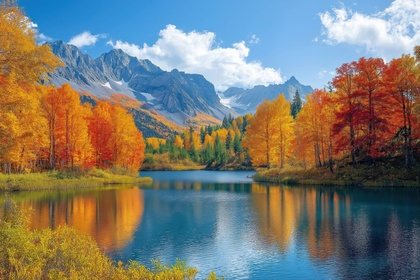
%> input picture Lab1/Histogrameq/LAB1_Histogram.jpeg, 420 x 280 px, shrunk from 2210 x 1473 before the run
$ octave Lab1_Histogram.m   (GNU Octave 9; MATLAB toolbox functions it lacks are replaced by stand-ins)
%> lines starting %> are read from the running program, lines starting %| are printed output that depends on the picture
clc;
clear;
close all;

% Read the image
I = imread("D:\DIP_Images\LAB1_Histogram.jpeg");
%> I is the input picture: size 280x420x3 uint8; mean R, G, B 123.9, 122.4, 114

% Convert RGB image to grayscale if required
if size(I,3) == 3
    I = rgb2gray(I);
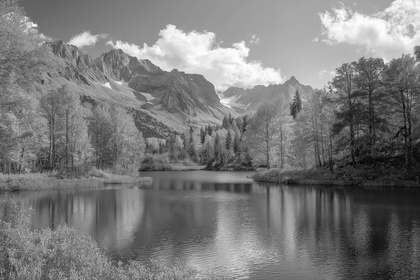
%> I: size 280x420 uint8; min 1, max 255, mean 121.9
end

% Ensure image is uint8
I = im2uint8(I);

% Step 1: Image size and pixel count
[M,N] = size(I);
%> M = 280; N = 420
numPixels = M * N;
%> numPixels = 117600

% Step 2: Calculate Histogram Manually
histCount = zeros(256,1);

for i = 1:M
    for j = 1:N
        intensity = I(i,j);
        histCount(intensity + 1) = histCount(intensity + 1) + 1;
    end
end
%> after the loop, histCount = 256 values, max 1275 at index 114, min 0 at index 1, mean 459.4

% Step 3: Probability Density Function (PDF)
pdf = histCount / numPixels;
%> pdf = 256 values, max 0.0108 at index 114, min 0 at index 1, mean 0.00391

% Step 4: Cumulative Distribution Function (CDF)
cdf = zeros(256,1);
cdf(1) = pdf(1);
for k = 2:256
    cdf(k) = cdf(k-1) + pdf(k);
end
%> after the loop, cdf = 256 values from 0 to 1

% Step 5: Intensity Mapping
L = 256;
mapping = round((L - 1) * cdf);
%> mapping = 256 values from 0 to 255

% Step 6: Apply Mapping to get Equalized Image
I_eq = zeros(M,N,'uint8');

for i = 1:M
    for j = 1:N
        oldVal = I(i,j);
        I_eq(i,j) = mapping(oldVal + 1);
    end
end
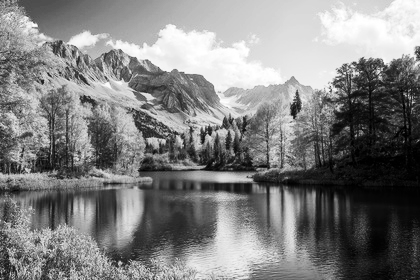
%> I_eq: size 280x420 uint8; min 0, max 255, mean 128.3

% Step 7: Histogram of Equalized Image (Manual)
histEq = zeros(256,1);

for i = 1:M
    for j = 1:N
        val = I_eq(i,j);
        histEq(val + 1) = histEq(val + 1) + 1;
    end
end
%> after the loop, histEq = 256 values, max 1275 at index 114, min 0 at index 42, mean 459.4

% Step 8: Display Results
figure;

subplot(2,2,1);
imshow(I);
title('Original Image');

subplot(2,2,2);
bar(0:255, histCount);
xlim([0 255]);
title('Original Histogram');
xlabel('Intensity');
ylabel('Pixel Count');

subplot(2,2,3);
imshow(I_eq);
title('Histogram Equalized Image');

subplot(2,2,4);
bar(0:255, histEq);
xlim([0 255]);
title('Equalized Histogram');
xlabel('Intensity');
ylabel('Pixel Count');
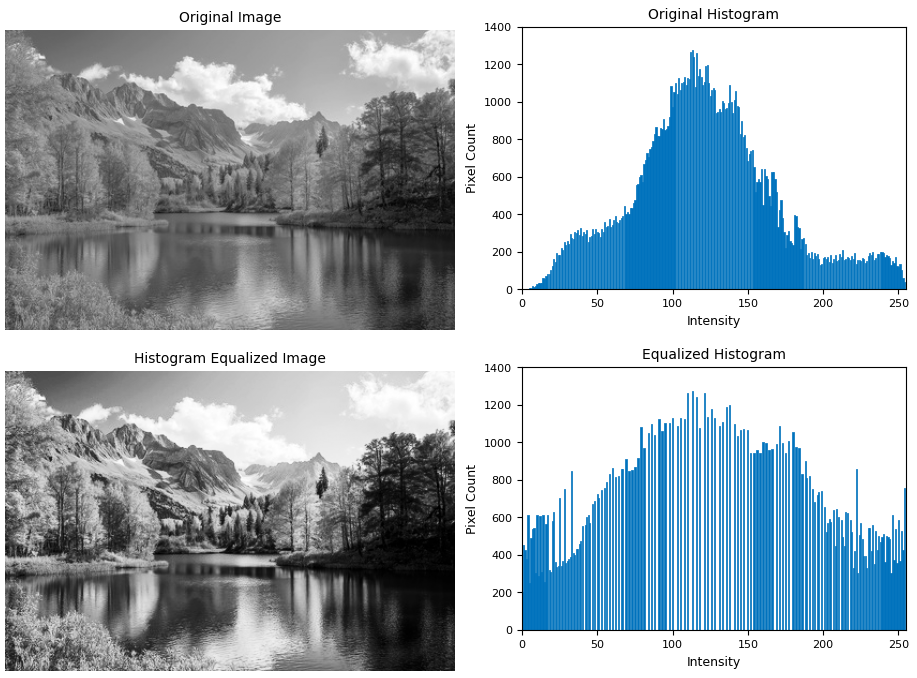
%> figure redrawn from the program's plot data, 4 panels
